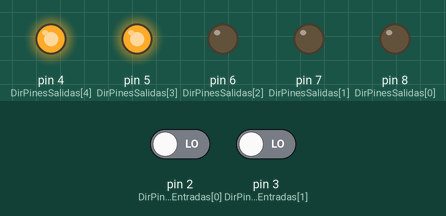
Bench run of a sketch on a simulated Arduino Uno, built with avr-gcc and run on an emulated ATmega328P. Shown: output pins drawn as LEDs (lit = HIGH). Inputs (shaded band) come from the test bench; at power-on: pin 2 (DirPinesEntradas[0]) LOW, pin 3 (DirPinesEntradas[1]) LOW.

Above: at 1.2 s.
1.3 s: pin 2 (DirPinesEntradas[0]) driven HIGH
At 2.0 s:
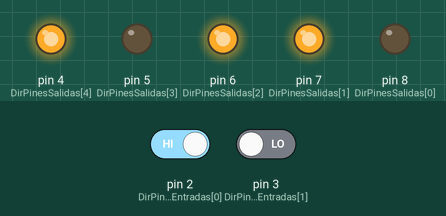
2.8 s: pin 3 (DirPinesEntradas[1]) driven HIGH
At 3.1 s:
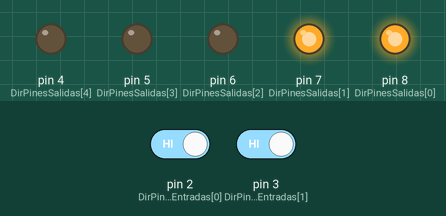
4.3 s: pin 3 (DirPinesEntradas[1]) driven LOW
At 5.4 s:
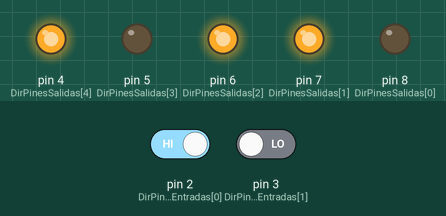
5.8 s: pin 2 (DirPinesEntradas[0]) driven LOW
At 6.6 s:
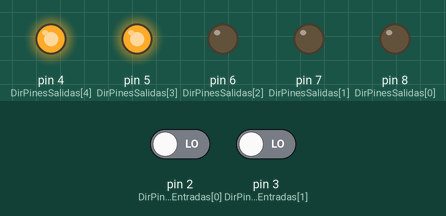
Timing chart, 0 to 8.3 s (numbered marks = the images above; inputs shaded):
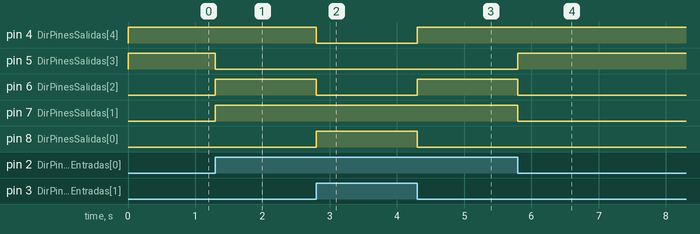

Measured:
- after the input at 1.3 s, pin 5 (DirPinesSalidas[3]): HIGH → LOW at once; pin 6 (DirPinesSalidas[2]), pin 7 (DirPinesSalidas[1]): LOW → HIGH at once
- after the input at 2.8 s, pin 4 (DirPinesSalidas[4]), pin 6 (DirPinesSalidas[2]): HIGH → LOW at once; pin 8 (DirPinesSalidas[0]): LOW → HIGH at once
- after the input at 4.3 s, pin 4 (DirPinesSalidas[4]), pin 6 (DirPinesSalidas[2]): LOW → HIGH at once; pin 8 (DirPinesSalidas[0]): HIGH → LOW at once
- after the input at 5.8 s, pin 5 (DirPinesSalidas[3]): LOW → HIGH at once; pin 6 (DirPinesSalidas[2]), pin 7 (DirPinesSalidas[1]): HIGH → LOW at once

The sketch:

Practica1.ino
```cpp
// Declaracione de constantes
const int j=6;
const int DirPinesEntradas[2]={2,3};
const int DirPinesSalidas[5]={8,7,6,5,4};
bool entrada[2];
bool salida[5]={false, false, false, false, false};

// Configuracion de Pines de entrada y salida
void setup(){
 // initializa los pines:
  for (int i = 0; i <= j; i++) {
    if (i<2) {
      pinMode(DirPinesEntradas[i], INPUT);
    }
    else {
      pinMode(DirPinesSalidas[i-2], OUTPUT);
    }
  }
}

//DEFINICION DE LAS FUNCIONES LÓGICAS

bool AND (bool X, bool Y ){
  if (X == 1  && Y == 1){
    return 1;
  }
  else{
    return 0;
  }
}

bool OR (bool X, bool Y ){
  if(X== 1 || Y==1){
    return 1;
  }
  else{
    return 0;
  }
}

bool XOR (bool X, bool Y ){
  if((X==1 && Y==1)  || (X==0 && Y==0)){
    return 0;
  }
  else{
    return 1;
  }
}

bool NOR (bool X, bool Y ){
  if(X==1 || Y==1){
    return 0;
  }
  else{
    return 1;
  }
}


bool NAND (bool X, bool Y ){
  if (X == 1  && Y == 1){
    return 0;
  }
  else{
    return 1;
  }
}


void loop (){

 //LECTURA DE LAS ENTRADAS Y SALIDAS
  for(int i=0; i<=j;i++){
    if(i<2){
      entrada[i]=digitalRead(DirPinesEntradas[i]);
    }
    else{
      digitalWrite(DirPinesSalidas[i-2],salida[i-2]);
    }
  }

  //EJECUCION DEL PROGRAMA
  salida[0]=AND(entrada[1],entrada[0]);
  salida[1]=OR(entrada[1],entrada[0]);
  salida[2]=XOR(entrada[1],entrada[0]);
  salida[3]=NOR(entrada[1],entrada[0]);
  salida[4]=NAND(entrada[1],entrada[0]);
}
```
